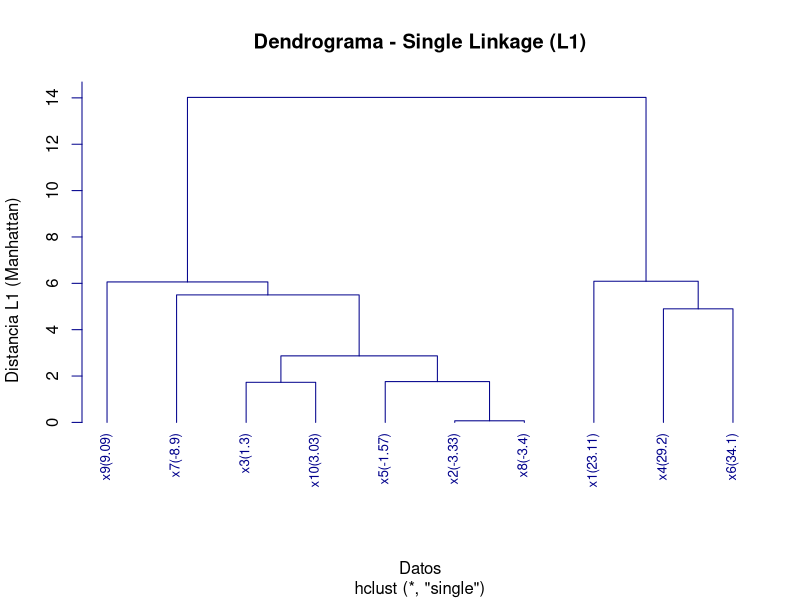
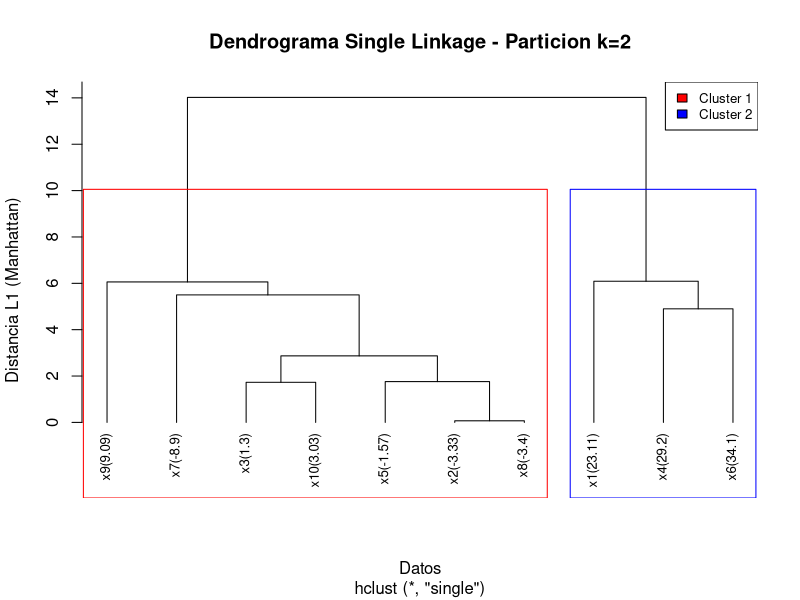
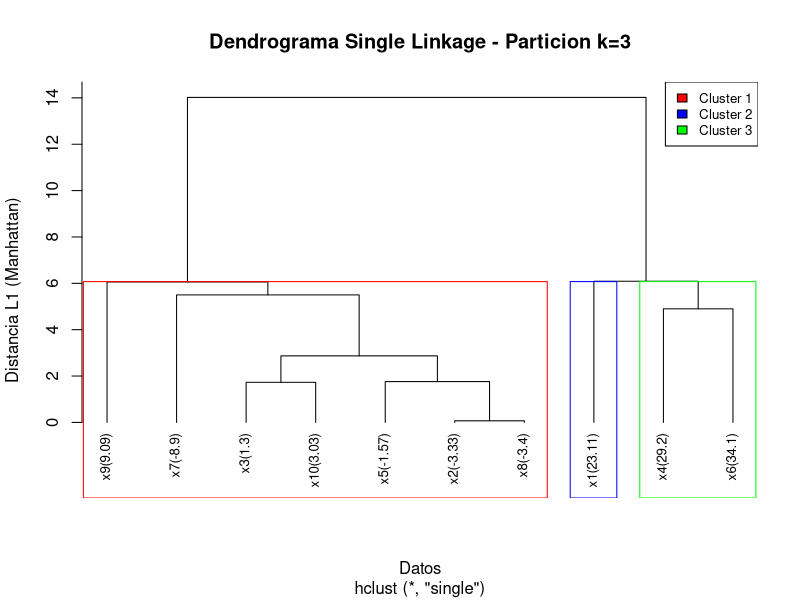
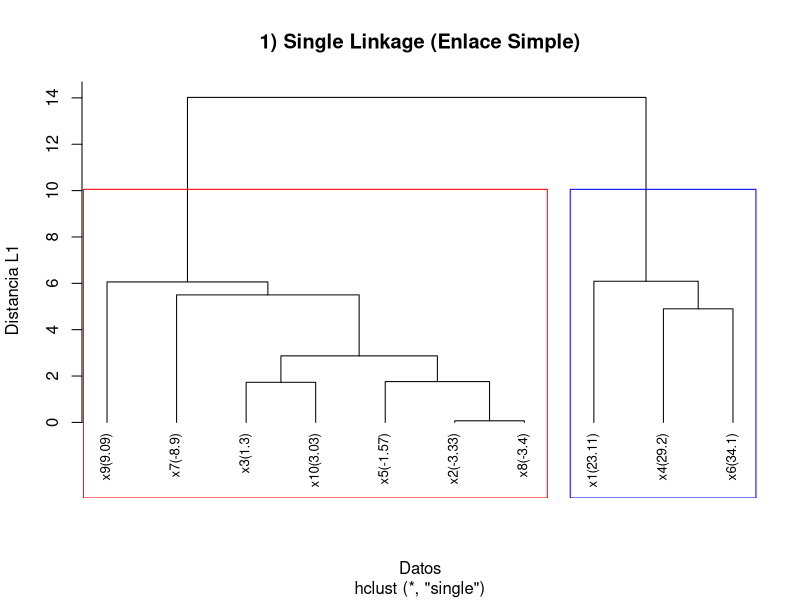
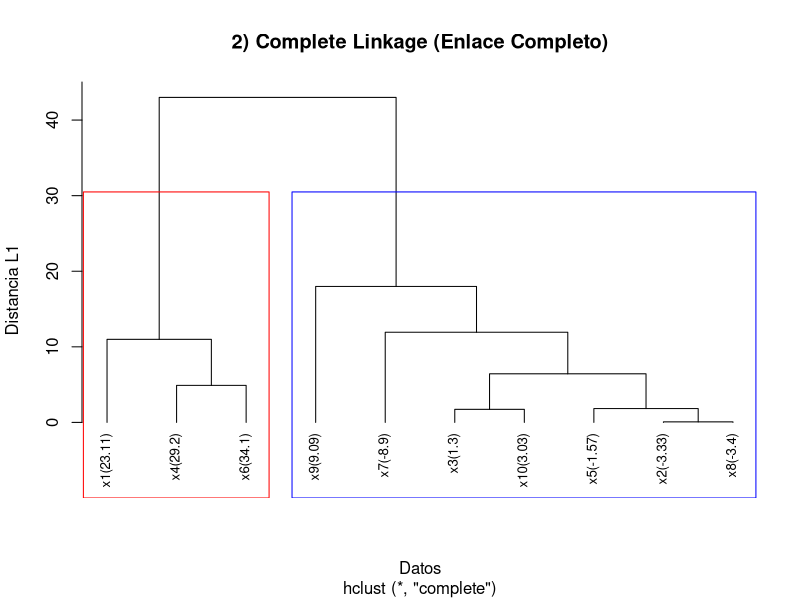
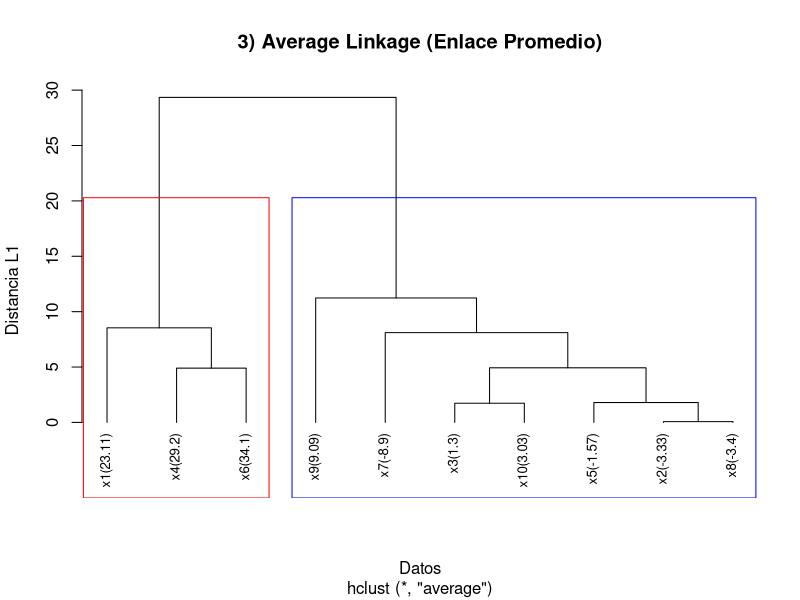
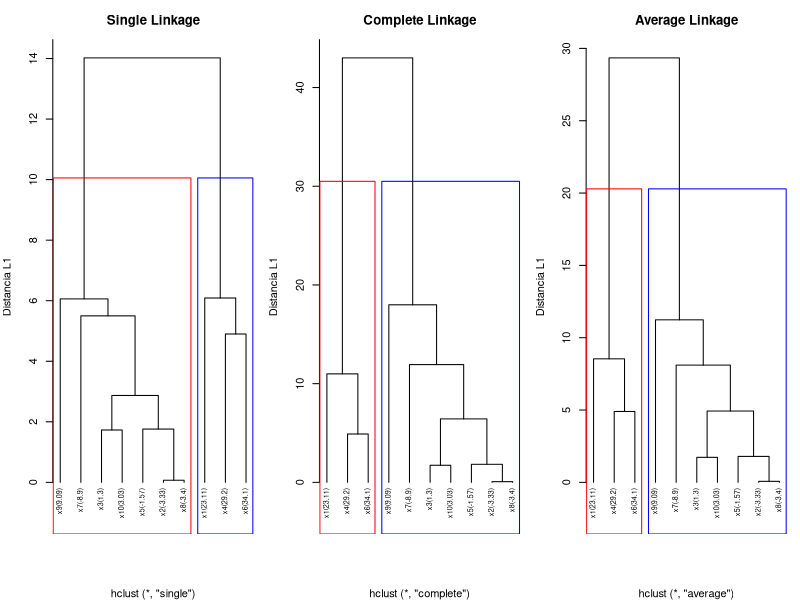

Write R code to recreate these figures, in order.
# ============================================================
# Control 2 - INFO1184 - Pregunta 2
# Agrupamiento Aglomerativo Jerarquico con R
# Datos: X = [23.11, -3.33, 1.30, 29.20, -1.57, 34.10, -8.90, -3.40, 9.09, 3.03]
# Norma L1 (Manhattan)
# ============================================================

# --- Datos ---
X <- c(23.11, -3.33, 1.30, 29.20, -1.57, 34.10, -8.90, -3.40, 9.09, 3.03)
names(X) <- paste0("x", 1:10)

# Etiquetas con valores para mejor lectura
labels_val <- paste0("x", 1:10, "(", X, ")")

# Calcular matriz de distancias L1 (Manhattan)
d <- dist(X, method = "manhattan")

# ============================================================
# a) Dendrograma basico (method = "single" por defecto para L1)
# ============================================================
hc_single <- hclust(d, method = "single")

png("/home/claude/dendro_basico.png", width = 900, height = 600, res = 120)
plot(hc_single, labels = labels_val, main = "Dendrograma - Single Linkage (L1)",
     xlab = "Datos", ylab = "Distancia L1 (Manhattan)", hang = -1,
     cex = 0.8, col = "darkblue")
dev.off()

# ============================================================
# b) Particiones k=2 y k=3
# ============================================================

# --- k=2 ---
png("/home/claude/dendro_k2.png", width = 900, height = 600, res = 120)
plot(hc_single, labels = labels_val, main = "Dendrograma Single Linkage - Particion k=2",
     xlab = "Datos", ylab = "Distancia L1 (Manhattan)", hang = -1, cex = 0.8)
rect.hclust(hc_single, k = 2, border = c("red", "blue"))
legend("topright", legend = c("Cluster 1", "Cluster 2"),
       fill = c("red", "blue"), cex = 0.8)
dev.off()

# --- k=3 ---
png("/home/claude/dendro_k3.png", width = 900, height = 600, res = 120)
plot(hc_single, labels = labels_val, main = "Dendrograma Single Linkage - Particion k=3",
     xlab = "Datos", ylab = "Distancia L1 (Manhattan)", hang = -1, cex = 0.8)
rect.hclust(hc_single, k = 3, border = c("red", "blue", "green"))
legend("topright", legend = c("Cluster 1", "Cluster 2", "Cluster 3"),
       fill = c("red", "blue", "green"), cex = 0.8)
dev.off()

# Mostrar asignaciones
cat("\n=== Asignacion de clusters k=2 ===\n")
clusters_k2 <- cutree(hc_single, k = 2)
for (i in 1:length(X)) {
  cat(sprintf("  x%d = %6.2f -> Cluster %d\n", i, X[i], clusters_k2[i]))
}

cat("\n=== Asignacion de clusters k=3 ===\n")
clusters_k3 <- cutree(hc_single, k = 3)
for (i in 1:length(X)) {
  cat(sprintf("  x%d = %6.2f -> Cluster %d\n", i, X[i], clusters_k3[i]))
}

# ============================================================
# c) Tres dendrogramas: single, complete, average
# ============================================================

hc_complete <- hclust(d, method = "complete")
hc_average  <- hclust(d, method = "average")

# 1) Single Linkage
png("/home/claude/dendro_single.png", width = 900, height = 600, res = 120)
plot(hc_single, labels = labels_val,
     main = "1) Single Linkage (Enlace Simple)",
     xlab = "Datos", ylab = "Distancia L1", hang = -1, cex = 0.8)
rect.hclust(hc_single, k = 2, border = c("red", "blue"))
dev.off()

# 2) Complete Linkage
png("/home/claude/dendro_complete.png", width = 900, height = 600, res = 120)
plot(hc_complete, labels = labels_val,
     main = "2) Complete Linkage (Enlace Completo)",
     xlab = "Datos", ylab = "Distancia L1", hang = -1, cex = 0.8)
rect.hclust(hc_complete, k = 2, border = c("red", "blue"))
dev.off()

# 3) Average Linkage
png("/home/claude/dendro_average.png", width = 900, height = 600, res = 120)
plot(hc_average, labels = labels_val,
     main = "3) Average Linkage (Enlace Promedio)",
     xlab = "Datos", ylab = "Distancia L1", hang = -1, cex = 0.8)
rect.hclust(hc_average, k = 2, border = c("red", "blue"))
dev.off()

# Comparativa en una sola imagen
png("/home/claude/dendro_comparacion.png", width = 1200, height = 500, res = 120)
par(mfrow = c(1, 3), mar = c(5, 4, 3, 1))

plot(hc_single, labels = labels_val, main = "Single Linkage",
     xlab = "", ylab = "Distancia L1", hang = -1, cex = 0.65)
rect.hclust(hc_single, k = 2, border = c("red", "blue"))

plot(hc_complete, labels = labels_val, main = "Complete Linkage",
     xlab = "", ylab = "Distancia L1", hang = -1, cex = 0.65)
rect.hclust(hc_complete, k = 2, border = c("red", "blue"))

plot(hc_average, labels = labels_val, main = "Average Linkage",
     xlab = "", ylab = "Distancia L1", hang = -1, cex = 0.65)
rect.hclust(hc_average, k = 2, border = c("red", "blue"))

dev.off()

cat("\n=== Orden de fusion - Single ===\n")
print(hc_single$merge)
cat("Alturas:", hc_single$height, "\n")

cat("\n=== Orden de fusion - Complete ===\n")
print(hc_complete$merge)
cat("Alturas:", hc_complete$height, "\n")

cat("\n=== Orden de fusion - Average ===\n")
print(hc_average$merge)
cat("Alturas:", hc_average$height, "\n")

cat("\nScript ejecutado exitosamente. Imagenes guardadas.\n")
